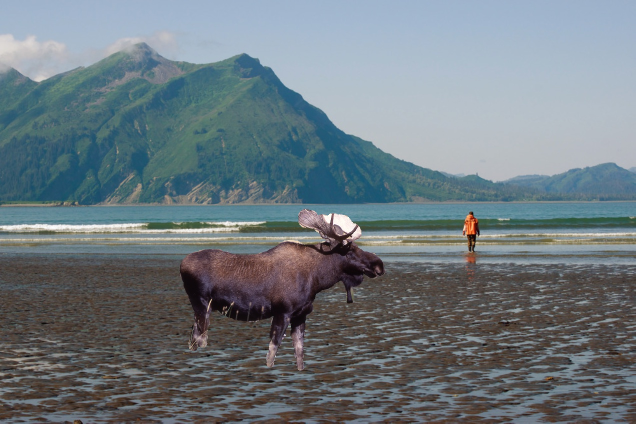
%> input picture Img_1.jpg, 1271 x 847 px (shown at 1/2 size)
$ octave Img_1.m   (GNU Octave 9; MATLAB toolbox functions it lacks are replaced by stand-ins)
%> lines starting %> are read from the running program, lines starting %| are printed output that depends on the picture; in (x1, y1, x2, y2) boxes, pixels count from 0 and x2, y2 are one past the last pixel; in counts of white or black regions, pixels touching at a corner belong together; the program's own positions count from 1
### NoiseMap.m
function [ Map ] = NoiseMap(im ,BlockSize)
    YCbCr = double(rgb2ycbcr(im));
    Y = YCbCr(:,:,1);
    % cA is approximate component
    % cH is horizontal detail component
    % cV is vertical detail component
    % cD is diagonal detail component
    [cA1,cH,cV,cD] = dwt2(Y,'db8');

    cD = cD(1:floor(size(cD,1)/BlockSize)*BlockSize,1:floor(size(cD,2)/BlockSize)*BlockSize);
    Block = zeros(floor(size(cD,1)/BlockSize),floor(size(cD,2)/BlockSize),BlockSize.^2);

    for ii = 1:BlockSize:size(cD,1)-1
        for jj = 1:BlockSize:size(cD,2)-1
            blockElements = cD(ii:ii+BlockSize-1,jj:jj+BlockSize-1);
            Block((ii-1)/BlockSize+1,(jj-1)/BlockSize+1,:) = reshape(blockElements,[1 1 numel(blockElements)]);
        end
    end

    Map = median(abs(Block),3)./0.6745;
end

### analyze.m
function OutputMap = analyze( imPath )
    % Define the block size
    BlockSize=8;
    % Converted to 3-channel uint8 images.
    % im = CleanUpImage(imPath);
    im = imread(imPath);
    OutputMap = NoiseMap(im, BlockSize);
end

### Img_1.m
clc;
close all;

im = 'Img_1.jpg';          % Read the image

im22 = imread(im);
%> im22 is the input picture: size 847x1271x3 uint8; mean R, G, B 110, 121.1, 127.5
[row,col] = size(im22);
%> row = 847; col = 3813

OutputMap = analyze(im);
%> in NoiseMap, `YCbCr = double(rgb2ycbcr(im));`: YCbCr: size 847x1271x3 double; mean of channels 1, 2, 3 117.8, 132.4, 122.7
%> in NoiseMap, `Y = YCbCr(:,:,1);`:
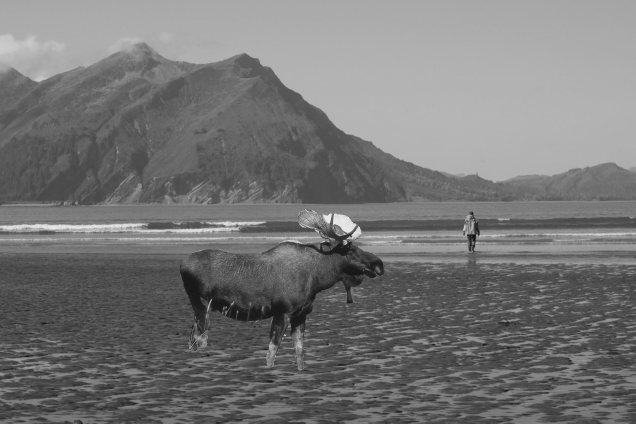
%> Y: size 847x1271 double (shown at 1/2 size); min 17, max 235, mean 117.8
%> in NoiseMap, `[cA1,cH,cV,cD] = dwt2(Y,'db8');`:
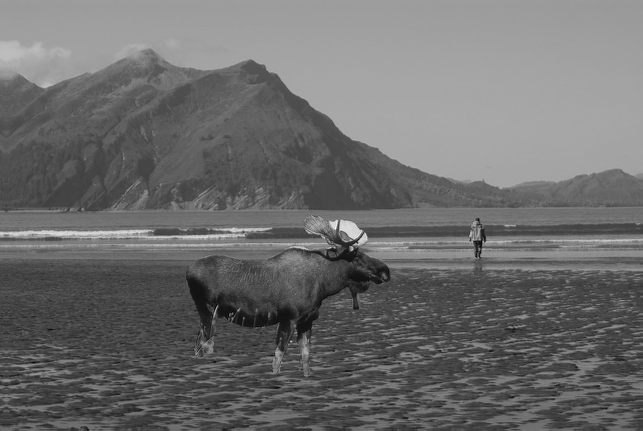
%> cA1: size 431x643 double; min 8.67, max 542.6, mean 236.7; drawn with min black and max white
%> in NoiseMap, `[cA1,cH,cV,cD] = dwt2(Y,'db8');`:
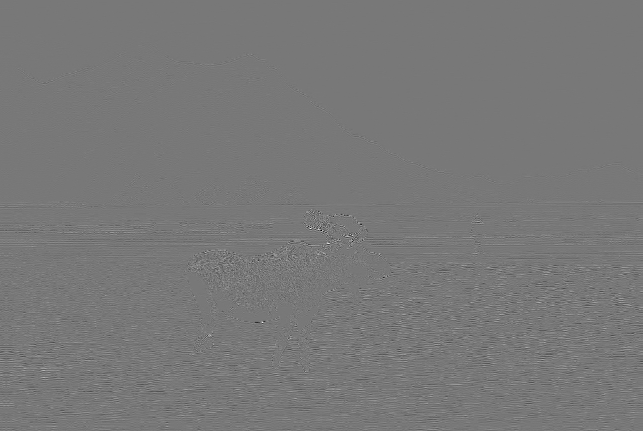
%> cH: size 431x643 double; min -124.9, max 139.4, mean 0; drawn with min black and max white
%> in NoiseMap, `[cA1,cH,cV,cD] = dwt2(Y,'db8');`:
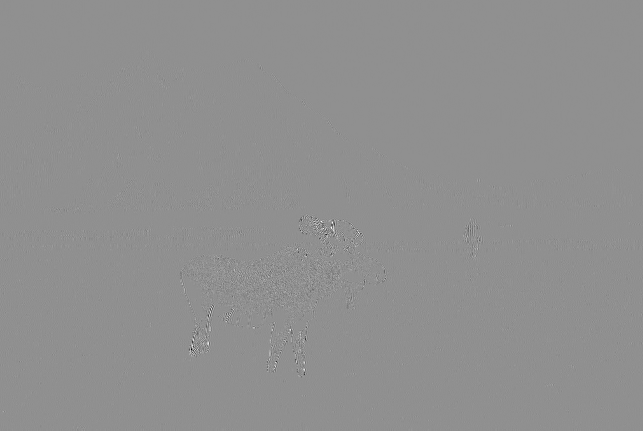
%> cV: size 431x643 double; min -145.4, max 111.9, mean 0; drawn with min black and max white
%> in NoiseMap, `Map = median(abs(Block),3)./0.6745;`:
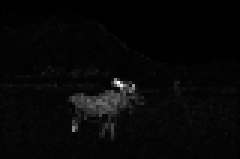
%> Map: size 53x80 double (shown 3 times larger); min 3.9e-30, max 30.19, mean 0.9; drawn with min black and max white

[m,n] = size(OutputMap);
%> m = 53; n = 80
img = OutputMap;
for i = 1:m
    for j = 1:n
        if(img(i,j) < 4)   % Set the threshold
            img(i,j) = 0;
        else
            img(i,j) = 255;
        end
    end
end
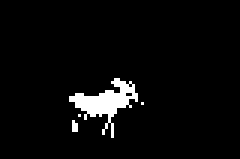
%> img: size 53x80 double (shown 3 times larger); 4% white; 4 white regions (3 under 20 px), largest, box (x1, y1, x2, y2) and area: (23, 26, 46, 46) 161

im2 = uint8(img);

figure;imshow(im2);
A2 = imresize(im2,16);
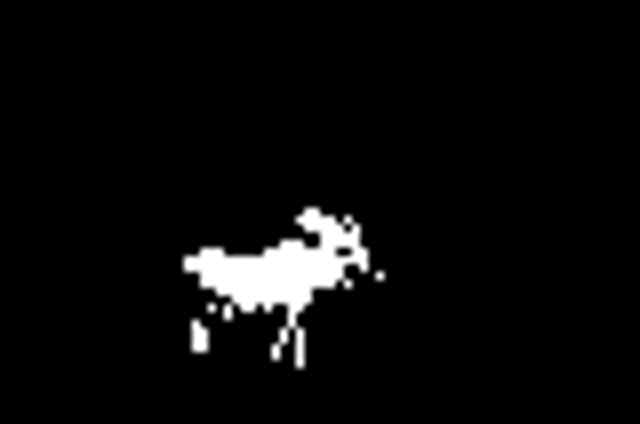
%> A2: size 848x1280 uint8 (shown at 1/2 size); min 0, max 255, mean 10.3
se1 = strel('disk',1);     % Create a flat disc structure element with a radius of 1
A3 = imerode(A2,se1);
figure;imshow(im22)
figure;imshow(A3)

$ run again, with Img_4.jpg copied over Img_1.jpg
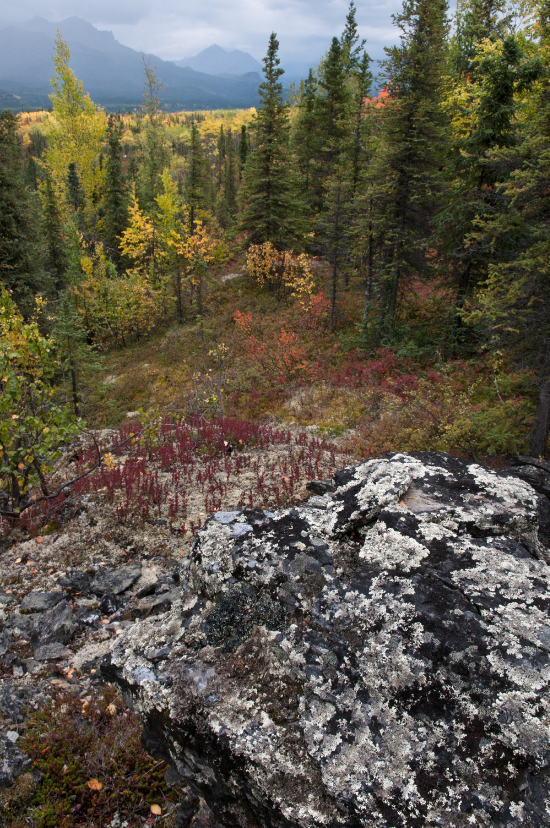
%> input picture Img_4.jpg, 1648 x 2482 px (shown at 1/3 size)
%> im22 is the input picture: size 2482x1648x3 uint8; mean R, G, B 93.7, 88.6, 75.4
%> YCbCr: size 2482x1648x3 double; mean of channels 1, 2, 3 92.1, 121.4, 131.2
%> after the loop `for i = 1:m`:
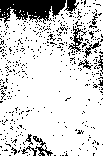
%> img: size 156x103 double; 83.1% white; 426 black regions (416 under 20 px), largest, box (x1, y1, x2, y2) and area: (0, 0, 66, 24) 1059, (68, 26, 87, 52) 143, (33, 136, 53, 156) 120
%> `A2 = imresize(im2,16);`:
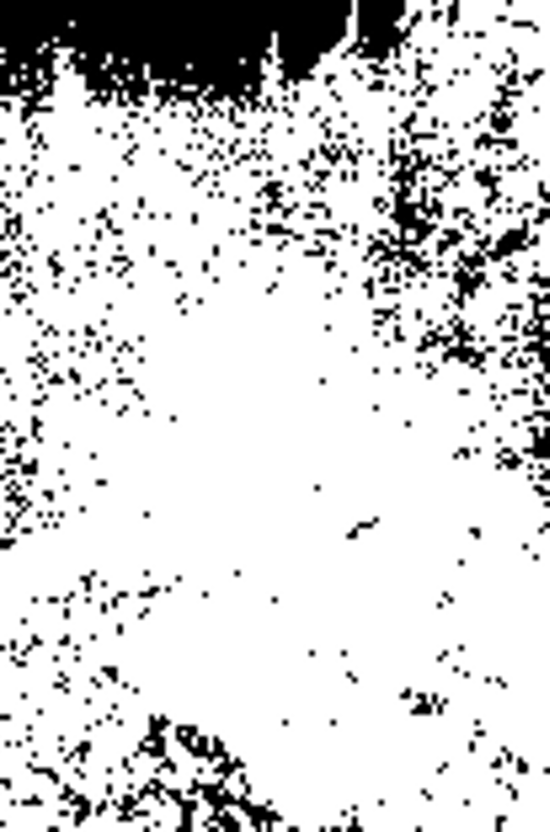
%> A2: size 2496x1648 uint8 (shown at 1/3 size); min 0, max 255, mean 210.6
